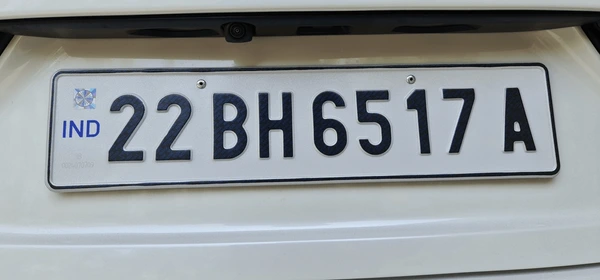
#> input picture car_image.jpg.jpg, 600 x 280 px
$ python main.py
#> lines starting #> are read from the running program, lines starting #| are printed output that depends on the picture; after the words box and inside, x2 and y2 are one past the last pixel; in counts of white or black regions, pixels touching at a corner belong together
import pytesseract
import cv2

pytesseract.pytesseract.tesseract_cmd = r"C:\Program Files\Tesseract-OCR\tesseract.exe"

# Load the image
image = cv2.imread('car_image.jpg.jpg')
#> image is the input picture: shape (280, 600, 3); mean B, G, R 152.6, 149.9, 144.4

# Convert the image to grayscale
gray_image = cv2.cvtColor(image, cv2.COLOR_BGR2GRAY)
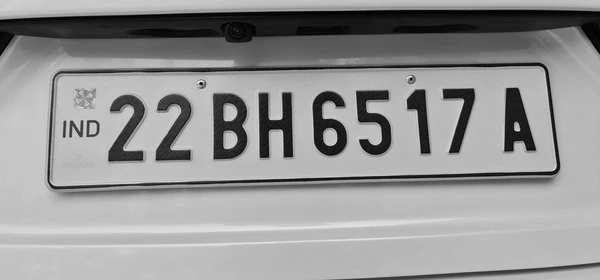
#> gray_image: shape (280, 600); min 0, max 248, mean 148.5

# Display the grayscale image
cv2.imshow('Grayscale Image', gray_image)
cv2.waitKey(0)
cv2.destroyAllWindows()

# Apply Canny Edge Detection
edges = cv2.Canny(gray_image, 100, 200)
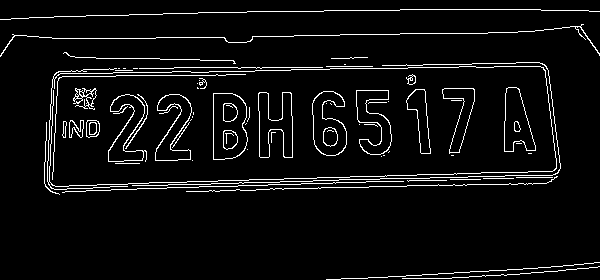
#> edges: shape (280, 600); 5.3% white in thin lines or dots

# Display the edges image
cv2.imshow('Edges Image', edges)
cv2.waitKey(0)
cv2.destroyAllWindows()

# Step 2: Find contours
contours, _ = cv2.findContours(edges, cv2.RETR_EXTERNAL, cv2.CHAIN_APPROX_SIMPLE)
#> contours = 22 contours, 20 with area under 20; largest, box (x1, y1, x2, y2) and area: (47, 66, 557, 190) 54442, (0, 24, 600, 57) 46

# Just for checking: print how many shapes (contours) were found
print(f"Number of contours found: {len(contours)}")
#| Number of contours found: 22

# Step 3: Check for 4-sided shapes (rectangles)
for contour in contours:
    epsilon = 0.04 * cv2.arcLength(contour, True)
    approx = cv2.approxPolyDP(contour, epsilon, True)

    if len(approx) == 4:
        x, y, w, h = cv2.boundingRect(approx)
        area = cv2.contourArea(contour)

        if area > 1000 and w > h:
            aspect_ratio = w / h
            if 1.5 < aspect_ratio < 8:
                cv2.rectangle(image, (x, y), (x + w, y + h), (0, 255, 0), 2)
                plate_img = image[y:y + h, x:x + w]
                print("Number plate found and cropped")
                break
#> this loop made 15 passes
#> (epsilon, approx, x, y, w, h, area, aspect_ratio) on pass 15: (62.09, [[545, 70], [58, 71], [47, 181], [552, 171]], 47, 70, 506, 112, 54442.5, 4.52)
#> (epsilon, approx) on passes 1 to 6: (16.29, [[599, 266], [402, 278]]), (22.4, [[599, 262], [326, 279]]), (27.71, [[403, 181], [62, 192]]), (3.19, [[407, 180], [446, 180]]), (2.4, [[450, 179], [480, 179]]), (2.4, [[483, 178], [513, 178]])
#| Number plate found and cropped
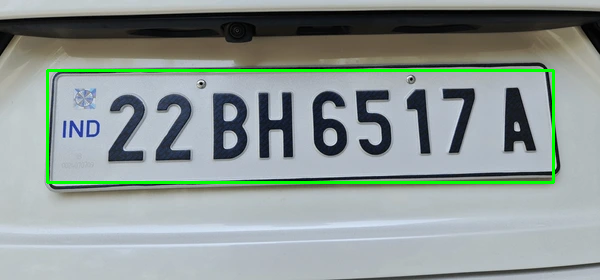
#> image: shape (280, 600, 3); 2.2% of pixels changed, all inside (x1, y1, x2, y2) = (46, 69, 555, 184)
import pytesseract
pytesseract.pytesseract.tesseract_cmd = r"C:\Program Files\Tesseract-OCR\tesseract.exe"

#> (the run stopped early here; a loop or call above may not have finished)
